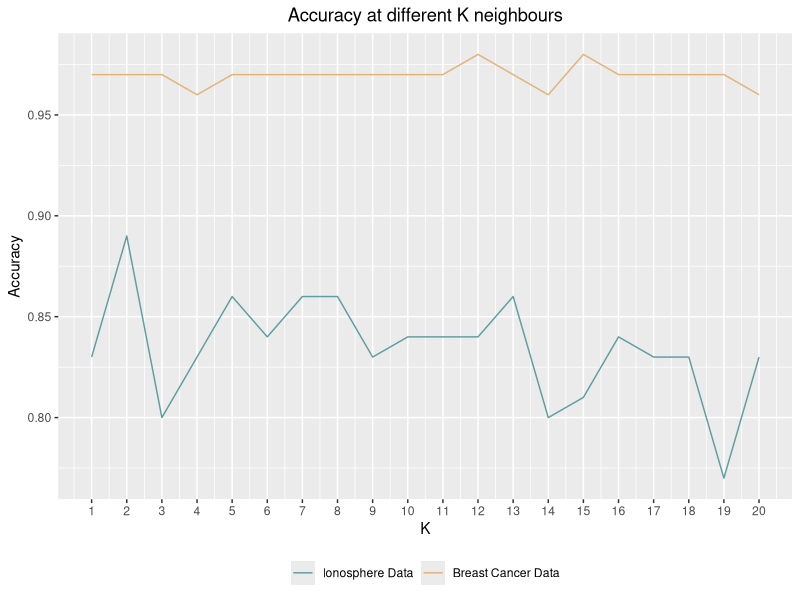
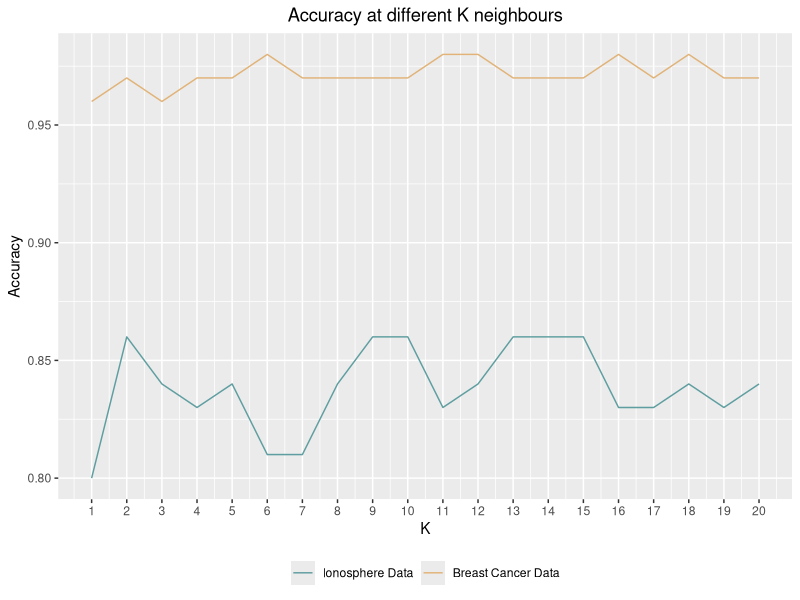
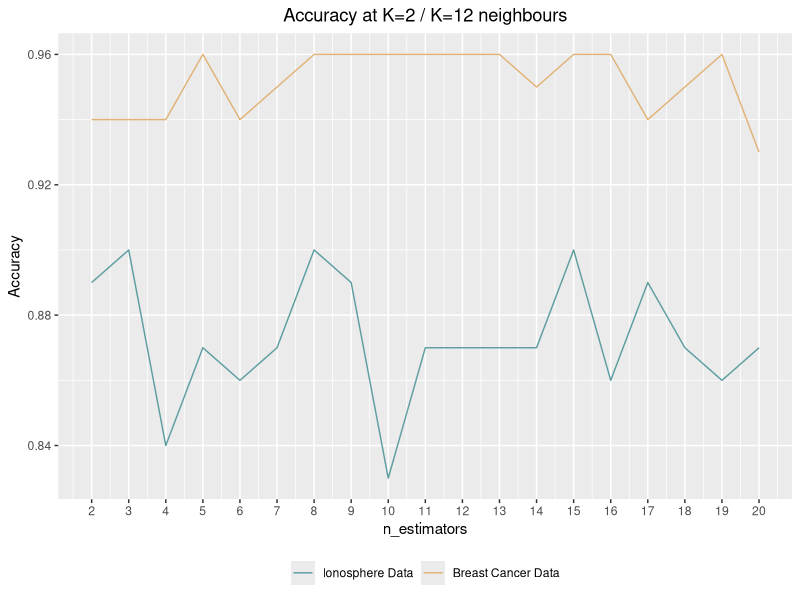
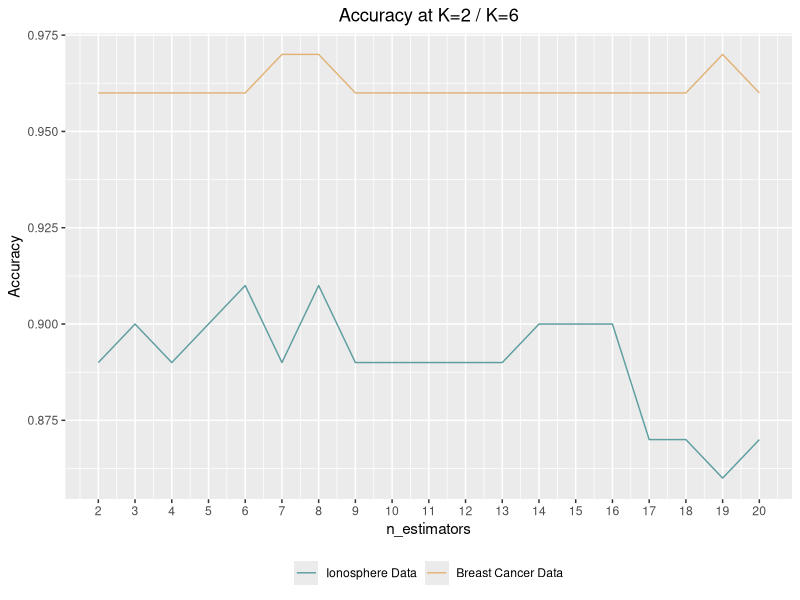
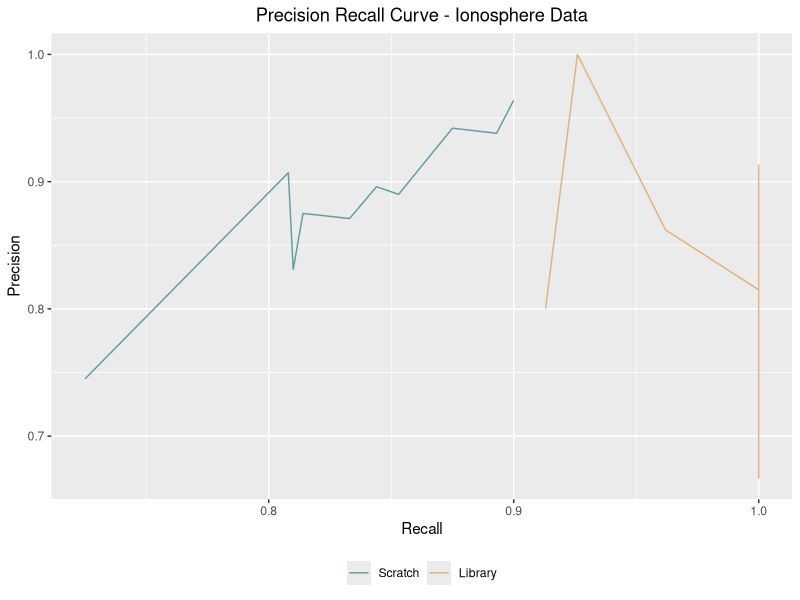
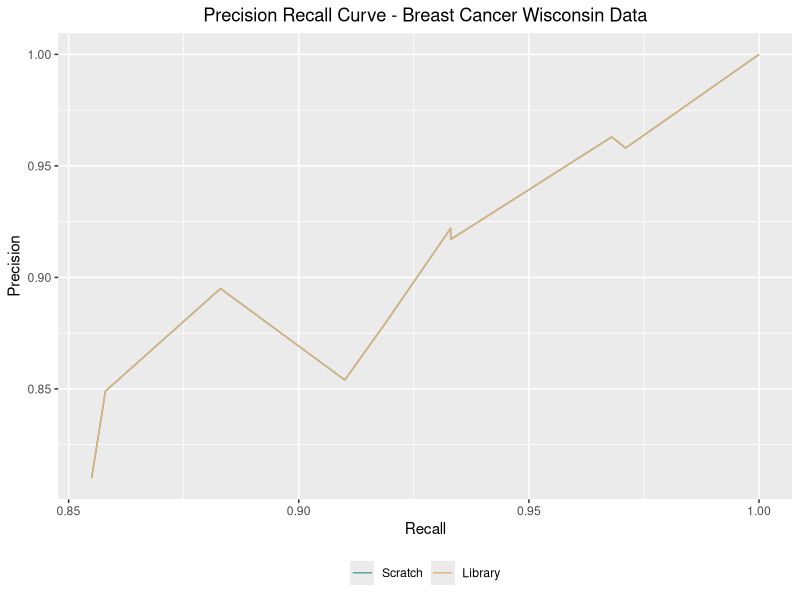
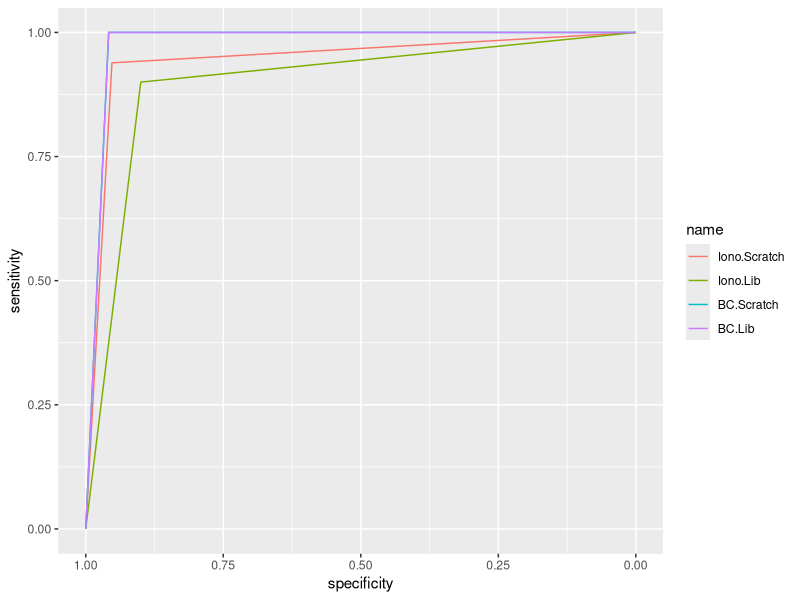

Write the R code that produced these figures, in order. (Note: this script raises an error after producing the figures.)
## ---- chunk 1
library(ggplot2)
## ---- chunk 2
iono_base_metrics <- read.csv("Ionosphere-Scratch-Different-Ks.csv", header = TRUE)
bc_base_metrics <- read.csv("Breast-Cancer-Scratch-Different-Ks.csv", header = TRUE)

iono_base_metrics <- iono_base_metrics[1:6] #delete last column
bc_base_metrics <- bc_base_metrics[1:6] #delete last column

iono_base_accuracy <- iono_base_metrics[1]
bc_base_accuracy <- bc_base_metrics[1]
k <- seq(1,20,1)

df_scratch <- data.frame(
  "K" = k,
  "AccuracyIonosphere" = iono_base_accuracy,
  "AccuracyBreastCancer" = bc_base_accuracy
)


plot_scratch <- ggplot(df_scratch, aes(x=K)) +
        geom_line(aes(y = Accuracy, colour = "#5F9EA0")) +
        geom_line(aes(y = Accuracy.1, colour = "#E1B378")) +
        ggtitle("Accuracy at different K neighbours") +
        labs(x="K", y="Accuracy")+
        scale_x_continuous(breaks=seq(1,20,1))+
        theme(plot.title = element_text(hjust = 0.5))+
        theme(legend.position="bottom", legend.direction="horizontal",
        legend.title = element_blank())+
        scale_color_manual(labels = c("Ionosphere Data", "Breast Cancer Data"), 
                           values = c("#5F9EA0", "#E1B378"))

plot_scratch

## ---- chunk 3
#Library accuracy across diff Ks
iono_lib_metrics <- read.csv("Ionosphere-Lib-Different-Ks.csv", header = TRUE)
bc_lib_metrics <- read.csv("Breast-Cancer-Lib-Different-Ks.csv", header = TRUE)

iono_lib_metrics <- iono_lib_metrics[1:6] #delete last column
bc_lib_metrics <- bc_lib_metrics[1:6] #delete last column

iono_lib_accuracy <- iono_lib_metrics[1]
bc_lib_accuracy <- bc_lib_metrics[1]

df_lib <- data.frame(
  "K" = k,
  "AccuracyIonosphere" = iono_lib_accuracy,
  "AccuracyBreastCancer" = bc_lib_accuracy
  )

plot_lib <- ggplot(df_lib, aes(x=K)) +
        geom_line(aes(y = Accuracy, colour = "#5F9EA0")) +
        geom_line(aes(y = Accuracy.1, colour = "#E1B378")) +
        ggtitle("Accuracy at different K neighbours") +
        labs(x="K", y="Accuracy")+
        scale_x_continuous(breaks=seq(1,20,1))+
        theme(plot.title = element_text(hjust = 0.5))+
        theme(legend.position="bottom", legend.direction="horizontal",
        legend.title = element_blank())+
        scale_color_manual(labels = c("Ionosphere Data", "Breast Cancer Data"), 
                           values = c("#5F9EA0", "#E1B378"))

plot_lib

## ---- chunk 4
#accuracy at K
ionoK2_base_metrics <- read.csv("Ionosphere-Scratch-K=2.csv", header = TRUE)
bcK12_base_metrics <- read.csv("Breast-Cancer-Scratch-K=12.csv", header = TRUE)

ionoK2_base_metrics <- ionoK2_base_metrics[1:6] #delete last column
bcK12_base_metrics <- bcK12_base_metrics[1:6] #delete last column

ionoK2_base_accuracy <- ionoK2_base_metrics[1]
bcK12_base_accuracy <- bcK12_base_metrics[1]
n_estimator <- seq(2,20,1)

df_scratchK <- data.frame(
  "n_estimators" = n_estimator,
  "AccuracyIonosphere" = ionoK2_base_accuracy,
  "AccuracyBreastCancer" = bcK12_base_accuracy
)


plot_scratchK <- ggplot(df_scratchK, aes(x=n_estimators)) +
        geom_line(aes(y = Accuracy, colour = "#5F9EA0")) +
        geom_line(aes(y = Accuracy.1, colour = "#E1B378")) +
        ggtitle("Accuracy at K=2 / K=12 neighbours") +
        labs(x="n_estimators", y="Accuracy", color = "Data\n")+
        scale_x_continuous(breaks=seq(1,20,1))+
        theme(plot.title = element_text(hjust = 0.5))+
        theme(legend.position="bottom", legend.direction="horizontal",
        legend.title = element_blank())+
        scale_color_manual(labels = c("Ionosphere Data", "Breast Cancer Data"), 
                           values = c("#5F9EA0", "#E1B378"))

plot_scratchK
## ---- chunk 5
#Library accuracy at K
ionoK2_lib_metrics <- read.csv("Ionosphere-Lib-K=2.csv", header = TRUE)
bcK6_lib_metrics <- read.csv("Breast-Cancer-Lib-K=6.csv", header = TRUE)

ionoK2_lib_metrics <- ionoK2_lib_metrics[1:6] #delete last column
bcK6_lib_metrics <- bcK6_lib_metrics[1:6] #delete last column

ionoK2_lib_accuracy <- ionoK2_lib_metrics[1]
bcK6_lib_accuracy <- bcK6_lib_metrics[1]

df_libK <- data.frame(
  "n_estimators" = n_estimator,
  "AccuracyIonosphere" = ionoK2_lib_accuracy,
  "AccuracyBreastCancer" = bcK6_lib_accuracy
  )

plot_libK <- ggplot(df_libK, aes(x=n_estimators)) +
        geom_line(aes(y = Accuracy, colour = "#5F9EA0")) +
        geom_line(aes(y = Accuracy.1, colour = "#E1B378")) +
        ggtitle("Accuracy at K=2 / K=6") +
        labs(x="n_estimators", y="Accuracy", color = "Data\n")+
        scale_x_continuous(breaks=seq(1,20,1))+
        theme(plot.title = element_text(hjust = 0.5))+
        theme(legend.position="bottom", legend.direction="horizontal",
        legend.title = element_blank())+
        scale_color_manual(labels = c("Ionosphere Data", "Breast Cancer Data"), 
                           values = c("#5F9EA0", "#E1B378"))

plot_libK
## ---- chunk 6
iono_final_clf_scr <- read.csv("Ionosphere-scratch-K=2 n_est=3 CV=10.csv", header = TRUE)
iono_final_clf_lib <- read.csv("Ionosphere-Lib-K=2, n_est=8 CV=10.csv", header = TRUE)
iono_final_clf_scr <- iono_final_clf_scr[1:6]
iono_final_clf_lib <- iono_final_clf_lib[1:6]

bc_final_clf_scr <- read.csv("Breast-Cancer-scratch-K=12, n_est=5 CV=10.csv", header = TRUE)
bc_final_clf_lib <- read.csv("Breast-Cancer-Lib-K=6, n_est=7 CV=10.csv", header = TRUE)
bc_final_clf_scr <- bc_final_clf_scr[1:6]
bc_final_clf_lib <- bc_final_clf_lib[1:6]

#using error as the metric
iono_final_clf_scr_df = data.frame(iono_final_clf_scr)
iono_final_clf_lib_df = data.frame(iono_final_clf_lib)

#Normality test Ionosphere
shapiro.test(iono_final_clf_scr_df$Error) #normality can be assumed
shapiro.test(iono_final_clf_lib_df$Error) #normality can be assumed

#Variance test 
var_test <- var.test(iono_final_clf_scr_df$Error,  iono_final_clf_lib_df$Error)
var_test #no variance

#t-test
t.test(iono_final_clf_scr_df$Error, iono_final_clf_lib_df$Error, var.equal = TRUE )
## ---- chunk 7
iono_base_metrics_df <- data.frame(iono_final_clf_scr)
iono_lib_metrics_df <- data.frame(iono_final_clf_lib)

iono_av_acc_base <- mean(iono_base_metrics_df$Accuracy)
iono_av_pre_base <- mean(iono_base_metrics_df$Precision)
iono_av_rec_base <- mean(iono_base_metrics_df$Recall)
iono_av_speci_base <- mean(iono_base_metrics_df$Specificity)

iono_av_acc_lib <- mean(iono_lib_metrics_df$Accuracy)
iono_av_pre_lib <- mean(iono_lib_metrics_df$Precision)
iono_av_rec_lib <- mean(iono_lib_metrics_df$Recall)
iono_av_speci_lib <- mean(iono_lib_metrics_df$Specificity)

bc_base_metrics_df <- data.frame(bc_final_clf_scr)
bc_lib_metrics_df <- data.frame(bc_final_clf_scr)

bc_av_acc_base <- mean(bc_base_metrics_df$Accuracy)
bc_av_pre_base <- mean(bc_base_metrics_df$Precision)
bc_av_rec_base <- mean(bc_base_metrics_df$Recall)
bc_av_speci_base <- mean(bc_base_metrics_df$Specificity)

bc_av_acc_lib <- mean(bc_lib_metrics_df$Accuracy)
bc_av_pre_lib <- mean(bc_lib_metrics_df$Precision)
bc_av_rec_lib <- mean(bc_lib_metrics_df$Recall)
bc_av_speci_lib <- mean(bc_lib_metrics_df$Specificity)
## ---- chunk 8
#Precision - Recall (PR) Curve - Ionosphere 
iono_PR_data <- data.frame(
  "pre scr" = iono_base_metrics_df$Precision,
  "rec scr" = iono_base_metrics_df$Recall,
  "pre lib" = iono_lib_metrics_df$Precision,
  "rec lib" = iono_lib_metrics_df$Recall
)
PR_Iono <- ggplot(iono_PR_data) +
        geom_line(aes(x = rec.scr, y = pre.scr, colour = "#5F9EA0")) +
        geom_line(aes(y = pre.lib, x = rec.lib, colour = "#E1B378")) +
        ggtitle("Precision Recall Curve - Ionosphere Data") +
        labs(x="Recall", y="Precision")+
        scale_x_continuous(breaks=seq(0,1,0.1))+
        theme(plot.title = element_text(hjust = 0.5))+
        theme(legend.position="bottom", legend.direction="horizontal",
        legend.title = element_blank())+
        scale_color_manual(labels = c("Scratch", "Library"), 
                           values = c("#5F9EA0", "#E1B378"))

PR_Iono
## ---- chunk 9
#Precision - Recall (PR) Curve
bc_PR_data <- data.frame(
  "pre scr" = bc_base_metrics_df$Precision,
  "rec scr" = bc_base_metrics_df$Recall,
  "pre lib" = bc_lib_metrics_df$Precision,
  "rec lib" = bc_lib_metrics_df$Recall
)

PR_bc <- ggplot(bc_PR_data) +
        geom_line(aes(y = pre.scr, x = rec.scr, colour = "#5F9EA0")) +
        geom_line(aes(y = pre.lib, x = rec.lib, colour = "#E1B378")) +
        ggtitle("Precision Recall Curve - Breast Cancer Wisconsin Data") +
        labs(x="Recall", y="Precision")+
        theme(plot.title = element_text(hjust = 0.5))+
        theme(legend.position="bottom", legend.direction="horizontal",
        legend.title = element_blank())+
        scale_color_manual(labels = c("Scratch", "Library"), 
                           values = c("#5F9EA0", "#E1B378"))

PR_bc 
## ---- chunk 10
library(pROC)
pred_test_Iono_scr <- read.csv("Ionosphere-Scratch-PR-ROC.csv", header = TRUE)
pred_test_Iono_scr <- pred_test_Iono_scr[1:2]

pred_test_Iono_lib <- read.csv("Ionosphere-Lib-PR-ROC.csv", header = TRUE)
pred_test_Iono_lib <- pred_test_Iono_lib[1:2]

pred_test_bc_scr <- read.csv("Breast Cancer-Scratch-PR-ROC.csv", header = TRUE)
pred_test_bc_scr <- pred_test_bc_scr[1:2]

pred_test_bc_lib <- read.csv("Breast Cancer-Lib-PR-ROC.csv", header = TRUE)
pred_test_bc_lib <- pred_test_bc_scr[1:2]

Iono_scr_roc <- roc(pred_test_Iono_scr$prediction, pred_test_Iono_scr$test)
Iono_lib_roc <- roc(pred_test_Iono_lib$prediction, pred_test_Iono_lib$test)

bc_scr_roc <- roc(pred_test_bc_scr$prediction, pred_test_bc_scr$test)
bc_lib_roc <- roc(pred_test_bc_lib$prediction, pred_test_bc_lib$test)

# Multiple curves:
ROC <- ggroc(list(Iono.Scratch=Iono_scr_roc, Iono.Lib=Iono_lib_roc, 
                  BC.Scratch=bc_scr_roc, BC.Lib=bc_lib_roc))

ROC
## ---- chunk 11
PR_Iono_scr <- plot(precision ~ recall, t(coords(Iono_scr_roc, "all", ret = c("recall", "precision"))), type="l", main = "PR plot of classifier from scratch - Ionosphere dataset")

PR_Iono_lib <- plot(precision ~ recall, t(coords(Iono_lib_roc, "all", ret = c("recall", "precision"))), type="l", main = "PR plot of library implemented classifier  - Ionosphere dataset")

PR_BC_scr <- plot(precision ~ recall, t(coords(bc_scr_roc, "all", ret = c("recall", "precision"))), type="l", main = "PR plot of classifier from scratch - BC dataset")

PR_BC_lib <- plot(precision ~ recall, t(coords(bc_lib_roc, "all", ret = c("recall", "precision"))), type="l", main = "PR plot of library implemented classifier - BC dataset")
